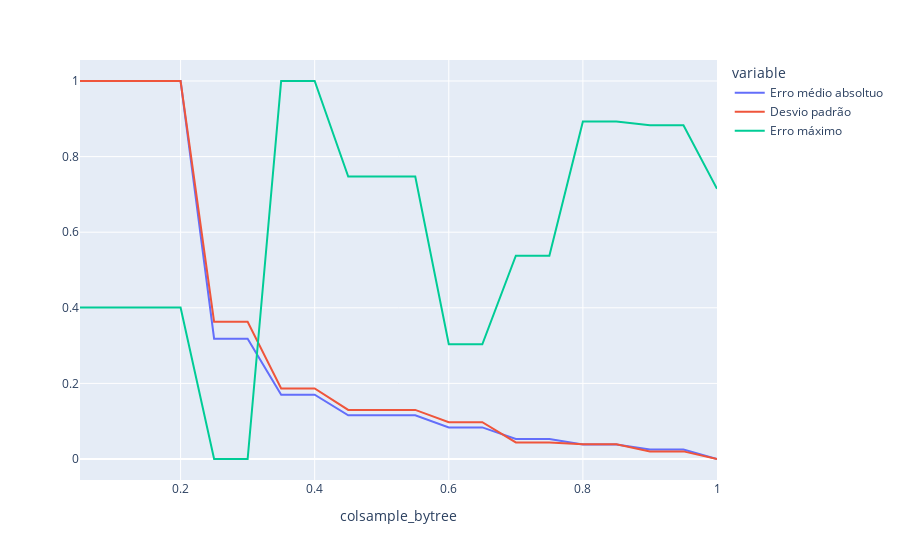

The notebook cell saved with this chart:
### Code cell
fig = px.line(norm_temp)
fig.update_layout(xaxis_title = "colsample_bytree", yaxis_title = "")
fig.show()

### Figure 1 — Plotly figure (JSON) as saved in the notebook; plotly's stock layout.template omitted (floating-point values rounded to 4 significant figures)
{"data": [{"hovertemplate": "variable=Erro médio absoltuo<br>index=%{x}<br>value=%{y}<extra></extra>", "legendgroup": "Erro médio absoltuo", "line": {"color": "#636efa", "dash": "solid"}, "marker": {"symbol": "circle"}, "mode": "lines", "name": "Erro médio absoltuo", "orientation": "v", "showlegend": true, "type": "scatter", "x": [0.05, 0.1, 0.15, 0.2, 0.25, 0.3, 0.35, 0.4, 0.45, 0.5, 0.55, 0.6, 0.65, 0.7, 0.75, 0.8, 0.85, 0.9, 0.95, 1], "xaxis": "x", "y": [1, 1, 1, 1, 0.3182, 0.3182, 0.1699, 0.1699, 0.1156, 0.1156, 0.1156, 0.08366, 0.08366, 0.05312, 0.05312, 0.03858, 0.03858, 0.02507, 0.02507, 0], "yaxis": "y"}, {"hovertemplate": "variable=Desvio padrão<br>index=%{x}<br>value=%{y}<extra></extra>", "legendgroup": "Desvio padrão", "line": {"color": "#EF553B", "dash": "solid"}, "marker": {"symbol": "circle"}, "mode": "lines", "name": "Desvio padrão", "orientation": "v", "showlegend": true, "type": "scatter", "x": [0.05, 0.1, 0.15, 0.2, 0.25, 0.3, 0.35, 0.4, 0.45, 0.5, 0.55, 0.6, 0.65, 0.7, 0.75, 0.8, 0.85, 0.9, 0.95, 1], "xaxis": "x", "y": [1, 1, 1, 1, 0.3628, 0.3628, 0.1866, 0.1866, 0.1298, 0.1298, 0.1298, 0.09724, 0.09724, 0.04371, 0.04371, 0.03905, 0.03905, 0.02014, 0.02014, 0], "yaxis": "y"}, {"hovertemplate": "variable=Erro máximo<br>index=%{x}<br>value=%{y}<extra></extra>", "legendgroup": "Erro máximo", "line": {"color": "#00cc96", "dash": "solid"}, "marker": {"symbol": "circle"}, "mode": "lines", "name": "Erro máximo", "orientation": "v", "showlegend": true, "type": "scatter", "x": [0.05, 0.1, 0.15, 0.2, 0.25, 0.3, 0.35, 0.4, 0.45, 0.5, 0.55, 0.6, 0.65, 0.7, 0.75, 0.8, 0.85, 0.9, 0.95, 1], "xaxis": "x", "y": [0.4007, 0.4007, 0.4007, 0.4007, 0, 0, 1, 1, 0.7471, 0.7471, 0.7471, 0.3034, 0.3034, 0.5379, 0.5379, 0.893, 0.893, 0.8829, 0.8829, 0.7148], "yaxis": "y"}], "layout": {"legend": {"title": {"text": "variable"}, "tracegroupgap": 0}, "margin": {"t": 60}, "xaxis": {"anchor": "y", "domain": [0, 1], "title": {"text": "colsample_bytree"}}, "yaxis": {"anchor": "x", "domain": [0, 1], "title": {"text": ""}}}}
